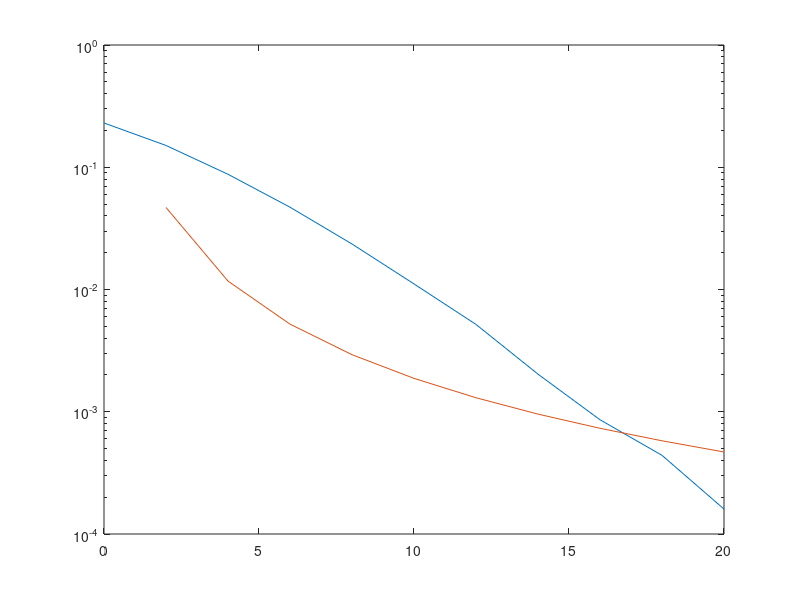

This chart was generated by the following MATLAB code:
clc; close all; clear;

N = 100;
M = 2;
X = [1 + 1i, -1 + 1i, 1 - 1i, -1 - 1i ];
K = 1000;

%% 3
snr_db = 0 : 2 : 20;
snr_size = size(snr_db,2);
snr_BER = zeros(snr_size,1);
snr_Pe = zeros(snr_size,1);

for snr = 1 : snr_size
    err_bits = 0;
    N_0 = 2/10^(snr_db(snr)/10);
    for packet = 1 : K
        %% 1
        h = zeros(M,N);
        for div = 1 : M
            h(div,:) = (randn(1,N) + 1i*randn(1,N))*sqrt(1/2);
        end
        
        %% 2
        s = 1 - (randi(2,[1,N])-1)*2 + 1i*(  1 - (randi(2,[1,N])-1)*2 );
        
%         n = zeros(M,N);
%         for div = 1:M
%             n(div,:) = ( randn(1,N) + 1i*randn(1,N) )*sqrt(N_0/2);
%         end
        n = ( randn(1,N) + 1i*randn(1,N) )*sqrt(N_0/2);
        
%         r = zeros(M,N);
%         for div = 1:M
%             r(div,:) = h(div,:).*s + n(div,:);
%         end
        
        r = zeros(1,N);
        for i = 1:N
            r(i) = norm(h(:,i),2)*s(i)+n(i);
        end
        %% 4

%         R = zeros(1,N);
%         for i = 1:N
%             R(i) = (h(:,i)'/norm(h(:,i),2))*r(:,i);
%         end
% 
%         y_dist = zeros(4,N);
%         y_dist(1,:) = abs(R-X(1)).^2;
%         y_dist(2,:) = abs(R-X(2)).^2;
%         y_dist(3,:) = abs(R-X(3)).^2;
%         y_dist(4,:) = abs(R-X(4)).^2;
% 
%         decision_matrix = zeros(1,N);
%         for k = 1:N
%             min_dist = find( y_dist(:,k) == min(y_dist(:,k)) );
%             decision_matrix(k) = X(min_dist(1));
%         end

        y_dist = zeros(4,N);
        y_dist(1,:) = abs(r-X(1)).^2;
        y_dist(2,:) = abs(r-X(2)).^2;
        y_dist(3,:) = abs(r-X(3)).^2;
        y_dist(4,:) = abs(r-X(4)).^2;

        decision_matrix = zeros(1,N);
        for k = 1:N
            min_dist = find( y_dist(:,k) == min(y_dist(:,k)) );
            decision_matrix(k) = X(min_dist(1));
        end


        error_matrix = s-decision_matrix;
        error_indices = find(error_matrix);
        
        err_bits = err_bits + sum( abs( (error_matrix).^2 )/4 );
    end
    snr_BER(snr) = err_bits/(N*K);
    
    snr_Pe(snr) = nchoosek(2*M-1,M)*( 1/( (4^M) * snr_db(snr)^M ) );
end
figure;
semilogy(snr_db,snr_BER)
hold on
semilogy(snr_db,snr_Pe)